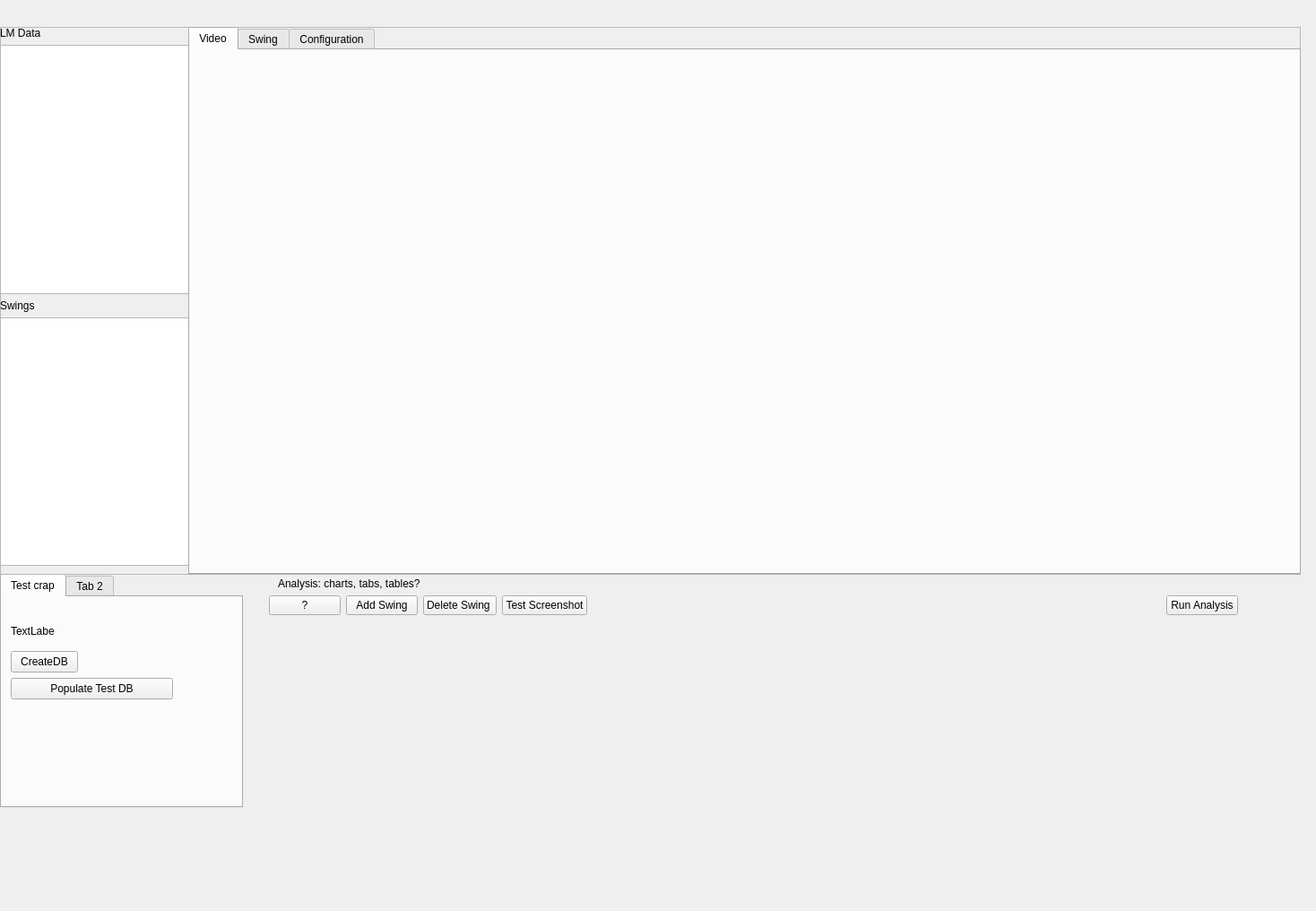
<?xml version="1.0" encoding="UTF-8"?>
<ui version="4.0">
 <class>SBW</class>
 <widget class="QWidget" name="SBW">
  <property name="geometry">
   <rect>
    <x>0</x>
    <y>0</y>
    <width>1468</width>
    <height>1016</height>
   </rect>
  </property>
  <property name="windowTitle">
   <string>SBW</string>
  </property>
  <widget class="QWidget" name="verticalLayoutWidget_2">
   <property name="geometry">
    <rect>
     <x>300</x>
     <y>640</y>
     <width>1081</width>
     <height>371</height>
    </rect>
   </property>
   <layout class="QVBoxLayout" name="verticalLayout_4">
    <item>
     <widget class="QWidget" name="widget" native="true">
      <widget class="QLabel" name="status_label">
       <property name="geometry">
        <rect>
         <x>10</x>
         <y>0</y>
         <width>1081</width>
         <height>21</height>
        </rect>
       </property>
       <property name="text">
        <string>Analysis: charts, tabs, tables?</string>
       </property>
      </widget>
      <widget class="QWidget" name="horizontalLayoutWidget_2">
       <property name="geometry">
        <rect>
         <x>0</x>
         <y>20</y>
         <width>1081</width>
         <height>31</height>
        </rect>
       </property>
       <layout class="QHBoxLayout" name="horizontalLayout_2">
        <item>
         <widget class="QPushButton" name="stop_btn">
          <property name="text">
           <string>?</string>
          </property>
         </widget>
        </item>
        <item>
         <widget class="QPushButton" name="add_btn">
          <property name="text">
           <string>Add Swing</string>
          </property>
         </widget>
        </item>
        <item>
         <widget class="QPushButton" name="del_swing_btn">
          <property name="text">
           <string>Delete Swing </string>
          </property>
         </widget>
        </item>
        <item>
         <widget class="QPushButton" name="sw_btn">
          <property name="text">
           <string>Test Screenshot</string>
          </property>
         </widget>
        </item>
        <item>
         <spacer name="horizontalSpacer">
          <property name="orientation">
           <enum>Qt::Horizontal</enum>
          </property>
          <property name="sizeHint" stdset="0">
           <size>
            <width>1048</width>
            <height>20</height>
           </size>
          </property>
         </spacer>
        </item>
        <item>
         <widget class="QPushButton" name="run_a_btn">
          <property name="text">
           <string>Run Analysis</string>
          </property>
         </widget>
        </item>
       </layout>
      </widget>
      <widget class="QWidget" name="gridLayoutWidget">
       <property name="geometry">
        <rect>
         <x>0</x>
         <y>59</y>
         <width>1081</width>
         <height>311</height>
        </rect>
       </property>
       <layout class="QGridLayout" name="gridLayout"/>
      </widget>
     </widget>
    </item>
   </layout>
  </widget>
  <widget class="QTabWidget" name="tabWidget">
   <property name="geometry">
    <rect>
     <x>0</x>
     <y>640</y>
     <width>271</width>
     <height>261</height>
    </rect>
   </property>
   <property name="currentIndex">
    <number>0</number>
   </property>
   <widget class="QWidget" name="tab">
    <attribute name="title">
     <string>Test crap</string>
    </attribute>
    <widget class="QLabel" name="out_msg">
     <property name="geometry">
      <rect>
       <x>10</x>
       <y>30</y>
       <width>49</width>
       <height>16</height>
      </rect>
     </property>
     <property name="text">
      <string>TextLabel</string>
     </property>
    </widget>
    <widget class="QPushButton" name="create_db_btn">
     <property name="geometry">
      <rect>
       <x>10</x>
       <y>60</y>
       <width>75</width>
       <height>24</height>
      </rect>
     </property>
     <property name="text">
      <string>CreateDB</string>
     </property>
    </widget>
    <widget class="QPushButton" name="pop_btn">
     <property name="geometry">
      <rect>
       <x>10</x>
       <y>90</y>
       <width>181</width>
       <height>24</height>
      </rect>
     </property>
     <property name="text">
      <string>Populate Test DB</string>
     </property>
    </widget>
   </widget>
   <widget class="QWidget" name="tab_2">
    <attribute name="title">
     <string>Tab 2</string>
    </attribute>
   </widget>
  </widget>
  <widget class="QFrame" name="frame">
   <property name="geometry">
    <rect>
     <x>0</x>
     <y>30</y>
     <width>1451</width>
     <height>611</height>
    </rect>
   </property>
   <property name="frameShape">
    <enum>QFrame::StyledPanel</enum>
   </property>
   <property name="frameShadow">
    <enum>QFrame::Raised</enum>
   </property>
   <widget class="QWidget" name="verticalLayoutWidget">
    <property name="geometry">
     <rect>
      <x>0</x>
      <y>0</y>
      <width>211</width>
      <height>601</height>
     </rect>
    </property>
    <layout class="QVBoxLayout" name="verticalLayout">
     <item>
      <widget class="QLabel" name="label_5">
       <property name="text">
        <string>LM Data</string>
       </property>
      </widget>
     </item>
     <item>
      <widget class="QListView" name="LM_data_lv"/>
     </item>
     <item>
      <widget class="QLabel" name="label">
       <property name="text">
        <string>Swings</string>
       </property>
      </widget>
     </item>
     <item>
      <widget class="QListView" name="swings_lv"/>
     </item>
    </layout>
   </widget>
   <widget class="QTabWidget" name="tabWidget_2">
    <property name="geometry">
     <rect>
      <x>210</x>
      <y>0</y>
      <width>1241</width>
      <height>611</height>
     </rect>
    </property>
    <property name="currentIndex">
     <number>0</number>
    </property>
    <widget class="QWidget" name="tab_3">
     <attribute name="title">
      <string>Video</string>
     </attribute>
     <widget class="QWidget" name="horizontalLayoutWidget">
      <property name="geometry">
       <rect>
        <x>10</x>
        <y>0</y>
        <width>1221</width>
        <height>581</height>
       </rect>
      </property>
      <layout class="QHBoxLayout" name="horizontalLayout"/>
     </widget>
    </widget>
    <widget class="QWidget" name="tab_5">
     <attribute name="title">
      <string>Swing</string>
     </attribute>
     <widget class="QWidget" name="verticalLayoutWidget_4">
      <property name="geometry">
       <rect>
        <x>0</x>
        <y>0</y>
        <width>1221</width>
        <height>581</height>
       </rect>
      </property>
      <layout class="QVBoxLayout" name="verticalLayout_6"/>
     </widget>
    </widget>
    <widget class="QWidget" name="tab_4">
     <attribute name="title">
      <string>Configuration</string>
     </attribute>
     <widget class="QWidget" name="verticalLayoutWidget_3">
      <property name="geometry">
       <rect>
        <x>20</x>
        <y>10</y>
        <width>531</width>
        <height>541</height>
       </rect>
      </property>
      <layout class="QVBoxLayout" name="verticalLayout_5"/>
     </widget>
    </widget>
   </widget>
  </widget>
 </widget>
 <resources/>
 <connections>
  <connection>
   <sender>stop_btn</sender>
   <signal>clicked()</signal>
   <receiver>SBW</receiver>
   <slot>update()</slot>
   <hints>
    <hint type="sourcelabel">
     <x>329</x>
     <y>650</y>
    </hint>
    <hint type="destinationlabel">
     <x>733</x>
     <y>450</y>
    </hint>
   </hints>
  </connection>
 </connections>
</ui>
